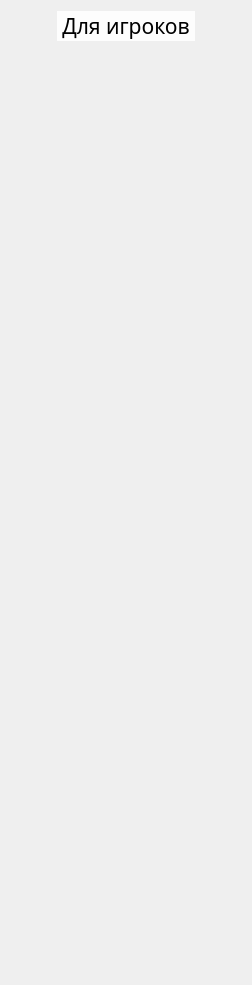
     <widget class="QWidget" name="improvementScheme">
      <layout class="QGridLayout" name="gridLayout_5">
       <item row="0" column="0" rowspan="2" colspan="2">
        <layout class="QVBoxLayout" name="verticalLayout_6">
         <item>
          <layout class="QHBoxLayout" name="horizontalLayout_24">
           <item>
            <spacer name="horizontalSpacer_53">
             <property name="orientation">
              <enum>Qt::Horizontal</enum>
             </property>
             <property name="sizeHint" stdset="0">
              <size>
               <width>40</width>
               <height>20</height>
              </size>
             </property>
            </spacer>
           </item>
           <item>
            <widget class="QLabel" name="labelForPlayers">
             <property name="minimumSize">
              <size>
               <width>0</width>
               <height>30</height>
              </size>
             </property>
             <property name="font">
              <font>
               <family>Century Gothic</family>
               <pointsize>16</pointsize>
              </font>
             </property>
             <property name="styleSheet">
              <string notr="true">QLabel{background: rgba(255, 255, 255, 220); padding-left: 5px; padding-right: 5px}</string>
             </property>
             <property name="text">
              <string>Для игроков</string>
             </property>
             <property name="alignment">
              <set>Qt::AlignCenter</set>
             </property>
            </widget>
           </item>
           <item>
            <spacer name="horizontalSpacer_54">
             <property name="orientation">
              <enum>Qt::Horizontal</enum>
             </property>
             <property name="sizeHint" stdset="0">
              <size>
               <width>40</width>
               <height>20</height>
              </size>
             </property>
            </spacer>
           </item>
          </layout>
         </item>
         <item>
          <spacer name="verticalSpacer">
           <property name="orientation">
            <enum>Qt::Vertical</enum>
           </property>
           <property name="sizeHint" stdset="0">
            <size>
             <width>20</width>
             <height>18</height>
            </size>
           </property>
          </spacer>
         </item>
         <item>
          <layout class="QHBoxLayout" name="horizontalLayout_28">
           <item>
            <spacer name="horizontalSpacer_57">
             <property name="orientation">
              <enum>Qt::Horizontal</enum>
             </property>
             <property name="sizeHint" stdset="0">
              <size>
               <width>40</width>
               <height>20</height>
              </size>
             </property>
            </spacer>
           </item>
           <item>
            <widget class="QLabel" name="labelSLogo_2">
             <property name="minimumSize">
              <size>
               <width>150</width>
               <height>150</height>
              </size>
             </property>
             <property name="maximumSize">
              <size>
               <width>150</width>
               <height>150</height>
              </size>
             </property>
             <property name="styleSheet">
              <string notr="true">QLabel{background: rgba(255, 255, 255, 0);}</string>
             </property>
             <property name="text">
              <string/>
             </property>
             <property name="pixmap">
              <pixmap resource="resources.qrc">:/images/images/logo.png</pixmap>
             </property>
             <property name="scaledContents">
              <bool>true</bool>
             </property>
            </widget>
           </item>
           <item>
            <spacer name="horizontalSpacer_58">
             <property name="orientation">
              <enum>Qt::Horizontal</enum>
             </property>
             <property name="sizeHint" stdset="0">
              <size>
               <width>40</width>
               <height>20</height>
              </size>
             </property>
            </spacer>
           </item>
          </layout>
         </item>
         <item>
          <layout class="QHBoxLayout" name="horizontalLayout_27">
           <item>
            <spacer name="horizontalSpacer_55">
             <property name="orientation">
              <enum>Qt::Horizontal</enum>
             </property>
             <property name="sizeHint" stdset="0">
              <size>
               <width>40</width>
               <height>20</height>
              </size>
             </property>
            </spacer>
           </item>
           <item>
            <widget class="QLabel" name="labelScheme">
             <property name="styleSheet">
              <string notr="true">QLabel{background: rgba(255, 255, 255, 0);}</string>
             </property>
             <property name="text">
              <string/>
             </property>
             <property name="pixmap">
              <pixmap resource="resources.qrc">:/images/images/improvementScheme.png</pixmap>
             </property>
            </widget>
           </item>
           <item>
            <spacer name="horizontalSpacer_56">
             <property name="orientation">
              <enum>Qt::Horizontal</enum>
             </property>
             <property name="sizeHint" stdset="0">
              <size>
               <width>40</width>
               <height>20</height>
              </size>
             </property>
            </spacer>
           </item>
          </layout>
         </item>
         <item>
          <spacer name="verticalSpacer_5">
           <property name="orientation">
            <enum>Qt::Vertical</enum>
           </property>
           <property name="sizeHint" stdset="0">
            <size>
             <width>20</width>
             <height>40</height>
            </size>
           </property>
          </spacer>
         </item>
        </layout>
       </item>
       <item row="2" column="0">
        <spacer name="verticalSpacer_6">
         <property name="orientation">
          <enum>Qt::Vertical</enum>
         </property>
         <property name="sizeHint" stdset="0">
          <size>
           <width>20</width>
           <height>693</height>
          </size>
         </property>
        </spacer>
       </item>
      </layout>
     </widget>
